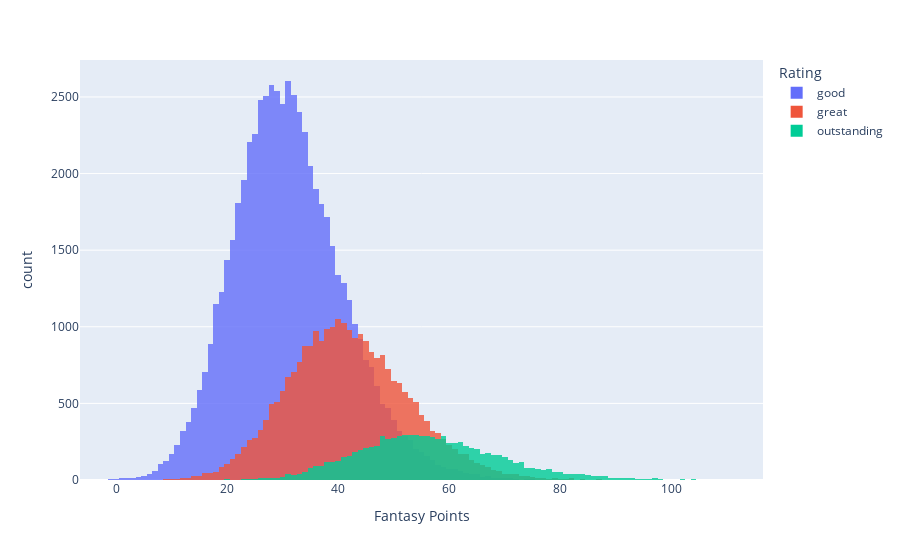

The notebook cell saved with this chart:
### Code cell
useful = ['outstanding','great','good']
px.histogram(box_scores[box_scores['Rating'].isin(useful)],
x='Fantasy Points',color='Rating',barmode='overlay',opacity=.8)#,facet_col_wrap=2)

### Figure 1 — Plotly figure (JSON) as saved in the notebook; plotly's stock layout.template omitted (floating-point values rounded to 4 significant figures; data arrays with more than 128 entries replaced by an {"elided": "..."} marker saying what was removed)
{"data": [{"alignmentgroup": "True", "bingroup": "x", "hovertemplate": "Rating=good<br>Fantasy Points=%{x}<br>count=%{y}<extra></extra>", "legendgroup": "good", "marker": {"color": "#636efa", "opacity": 0.8, "pattern": {"shape": ""}}, "name": "good", "offsetgroup": "good", "orientation": "v", "showlegend": true, "type": "histogram", "x": {"elided": "60531 int values"}, "xaxis": "x", "yaxis": "y"}, {"alignmentgroup": "True", "bingroup": "x", "hovertemplate": "Rating=great<br>Fantasy Points=%{x}<br>count=%{y}<extra></extra>", "legendgroup": "great", "marker": {"color": "#EF553B", "opacity": 0.8, "pattern": {"shape": ""}}, "name": "great", "offsetgroup": "great", "orientation": "v", "showlegend": true, "type": "histogram", "x": {"elided": "26770 int values"}, "xaxis": "x", "yaxis": "y"}, {"alignmentgroup": "True", "bingroup": "x", "hovertemplate": "Rating=outstanding<br>Fantasy Points=%{x}<br>count=%{y}<extra></extra>", "legendgroup": "outstanding", "marker": {"color": "#00cc96", "opacity": 0.8, "pattern": {"shape": ""}}, "name": "outstanding", "offsetgroup": "outstanding", "orientation": "v", "showlegend": true, "type": "histogram", "x": {"elided": "9037 int values"}, "xaxis": "x", "yaxis": "y"}], "layout": {"barmode": "overlay", "legend": {"title": {"text": "Rating"}, "tracegroupgap": 0}, "margin": {"t": 60}, "xaxis": {"anchor": "y", "domain": [0, 1], "title": {"text": "Fantasy Points"}}, "yaxis": {"anchor": "x", "domain": [0, 1], "title": {"text": "count"}}}}
